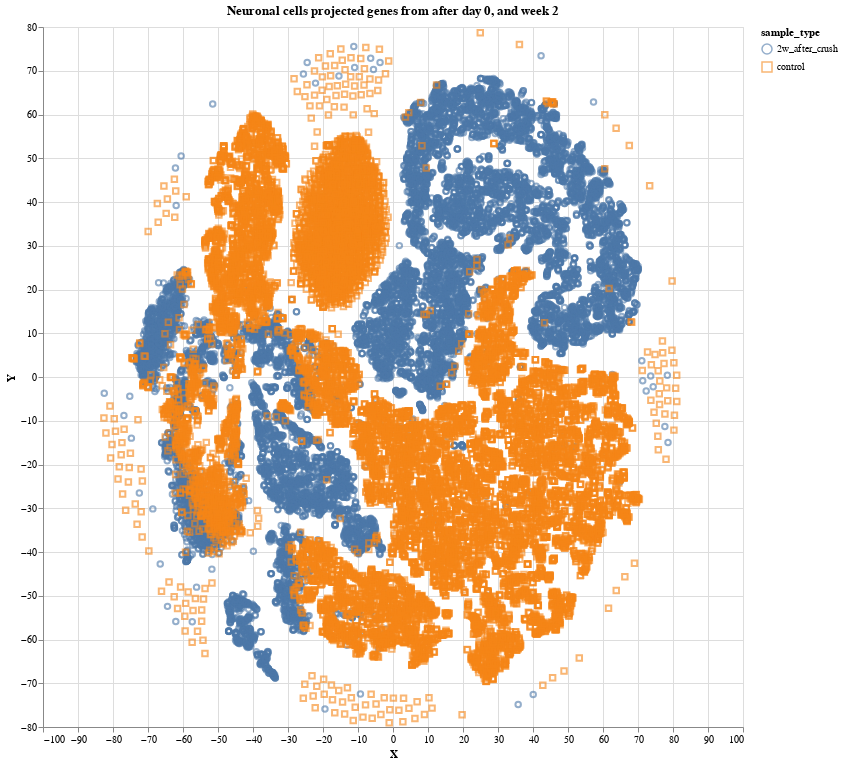

Notebook source saved alongside this figure:
### Code cell
df_tsne_coords_full_control_2w = pd.DataFrame(tsne_coords_full_control_2w, columns=['X','Y'])
sample_type_of_cells_full_control_2w = pd.Series(load_full_control_2w[1:,-1])

tsne_with_meta_full_control_2w= pd.concat([sample_type_of_cells_full_control_2w, df_tsne_coords_full_control_2w], axis='columns')
tsne_with_meta_full_control_2w = tsne_with_meta_full_control_2w.rename(columns={0:"sample_type"})

alt.Chart(tsne_with_meta_full_control_2w).mark_point(
    opacity=0.6
).encode(
    x='X',
    y='Y',
    color='sample_type:N',
    shape='sample_type:N'
).properties(
    width=700,
    height=700,
    title="Neuronal cells projected genes from after day 0, and week 2"
).interactive()

### Figure 1 — Vega-Lite specification as saved in the notebook (floating-point values rounded to 4 significant figures; data arrays with more than 128 entries replaced by an {"elided": "..."} marker saying what was removed)
{"config": {"view": {"continuousWidth": 400, "continuousHeight": 300}}, "data": {"name": "data-8eaf1c18218fe3ae51ec0fa1cd268e88"}, "mark": {"type": "point", "opacity": 0.6}, "encoding": {"color": {"type": "nominal", "field": "sample_type"}, "shape": {"type": "nominal", "field": "sample_type"}, "x": {"type": "quantitative", "field": "X"}, "y": {"type": "quantitative", "field": "Y"}}, "height": 700, "selection": {"selector012": {"type": "interval", "bind": "scales", "encodings": ["x", "y"]}}, "title": "Neuronal cells projected genes from after day 0, and week 2", "width": 700, "$schema": "https://vega.github.io/schema/vega-lite/v4.8.1.json", "datasets": {"data-8eaf1c18218fe3ae51ec0fa1cd268e88": {"elided": "32076 records"}}}
